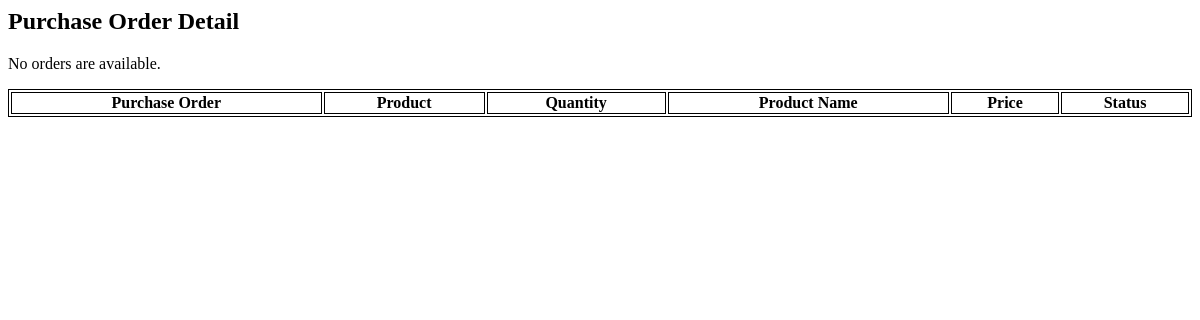
Page /purchaseOrders/2/ on the earlier database version.
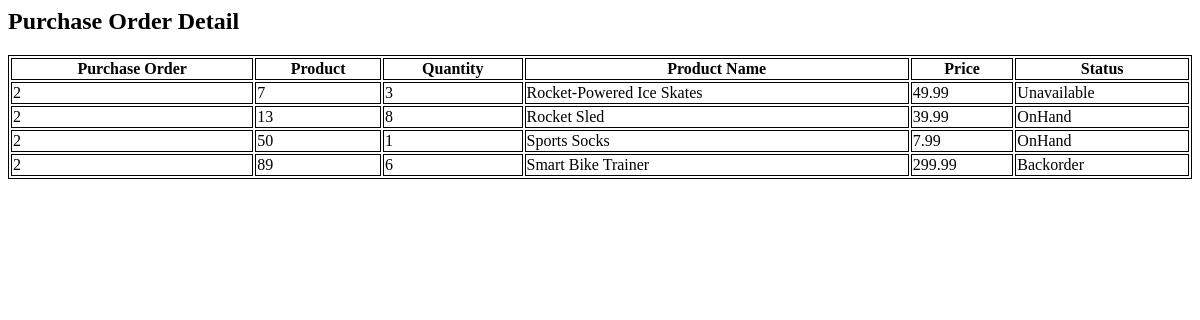
Same page on the later database version.
### truckr/models.py (models this page shows)
class orderItem(models.Model):
    purchaseOrderID = models.IntegerField()
    productID = models.IntegerField()
    quantity = models.IntegerField()
    status = models.CharField(max_length = 11)

### truckr/views.py (the view)
# urls.py: path('purchaseOrders/<int:ID>/', views.purchaseOrderDetail, name='purchaseOrderDetail'),
def purchaseOrderDetail(request, ID):
    items = orderItem.objects.raw('SELECT truckr_orderitem.id as id, truckr_orderitem.purchaseOrderID as purchaseOrderID, truckr_orderitem.productID as productID, truckr_product.productName as productName, truckr_product.price as price, truckr_orderitem.quantity as quantity, truckr_orderitem.status as status FROM truckr_orderitem INNER JOIN truckr_product ON truckr_orderitem.productID = truckr_product.productID WHERE truckr_orderitem.purchaseOrderID = %s', [ID])
    context = {'items':items}
    return(render(request, 'truckr/purchaseOrdersDetail2.html', context))

### truckr/templates/truckr/purchaseOrdersDetail2.html (shortened to what this page needs)
<html>
<body>
	<h2>Purchase Order Detail</h2>
<table style="width:100%">
       	<tr>
	       	<th>Purchase Order</th>
	       	<th>Product</th>
	       	<th>Quantity</th>
		<th>Product Name</th>
	       	<th>Price</th>
	       	<th>Status</th>
       	</tr>
{% if items%}
	{% for item in items%}
	<tr>
		<td>{{item.purchaseOrderID}}</td>
		<td>{{item.productID}}</td>
		<td>{{item.quantity}}</td>
		<td>{{item.productName}}</td>
		<td>{{item.price}}</td>
		<td>{{item.status}}</td>
	</tr>
	{% endfor %}
{% else %}
	<p>No orders are available.</p>
{% endif %}
</table>
</body>
</html>

### truckr/templates/truckr/purchaseOrdersDetail2.html (style rules this page uses)
table, th, td { border:1px solid black; }

Differences in the rows shown:
added orderItem: purchaseOrderID "2", productID "7", quantity "3", productName "Rocket-Powered Ice Skates", price "49.99", status "Unavailable"
added orderItem: purchaseOrderID "2", productID "13", quantity "8", productName "Rocket Sled", price "39.99", status "OnHand"
added orderItem: purchaseOrderID "2", productID "50", quantity "1", productName "Sports Socks", price "7.99", status "OnHand"
added orderItem: purchaseOrderID "2", productID "89", quantity "6", productName "Smart Bike Trainer", price "299.99", status "Backorder"
Other differences:
text no longer shown: "No orders are available."
